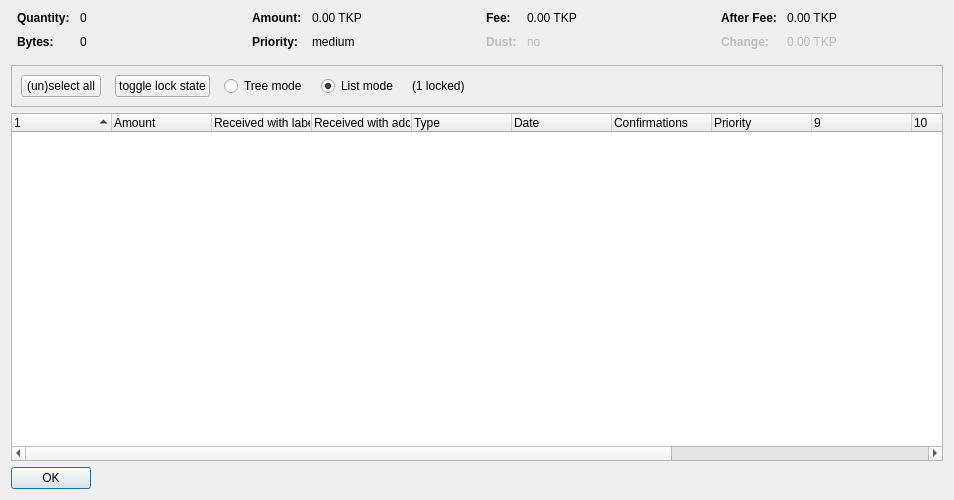
<?xml version="1.0" encoding="UTF-8"?>
<ui version="4.0">
 <class>CoinControlDialog</class>
 <widget class="QDialog" name="CoinControlDialog">
  <property name="geometry">
   <rect>
    <x>0</x>
    <y>0</y>
    <width>954</width>
    <height>500</height>
   </rect>
  </property>
  <property name="windowTitle">
   <string>Coin Selection</string>
  </property>
  <layout class="QVBoxLayout" name="verticalLayout">
   <item>
    <layout class="QHBoxLayout" name="horizontalLayoutTop" stretch="0,0,0,0">
     <property name="topMargin">
      <number>0</number>
     </property>
     <property name="bottomMargin">
      <number>10</number>
     </property>
     <item>
      <layout class="QFormLayout" name="formLayoutCoinControl1">
       <property name="horizontalSpacing">
        <number>10</number>
       </property>
       <property name="verticalSpacing">
        <number>10</number>
       </property>
       <property name="leftMargin">
        <number>6</number>
       </property>
       <property name="rightMargin">
        <number>6</number>
       </property>
       <item row="0" column="0">
        <widget class="QLabel" name="labelCoinControlQuantityText">
         <property name="font">
          <font>
           <weight>75</weight>
           <bold>true</bold>
          </font>
         </property>
         <property name="text">
          <string>Quantity:</string>
         </property>
        </widget>
       </item>
       <item row="0" column="1">
        <widget class="QLabel" name="labelCoinControlQuantity">
         <property name="cursor">
          <cursorShape>IBeamCursor</cursorShape>
         </property>
         <property name="contextMenuPolicy">
          <enum>Qt::ActionsContextMenu</enum>
         </property>
         <property name="text">
          <string notr="true">0</string>
         </property>
         <property name="textInteractionFlags">
          <set>Qt::LinksAccessibleByMouse|Qt::TextSelectableByKeyboard|Qt::TextSelectableByMouse</set>
         </property>
        </widget>
       </item>
       <item row="1" column="0">
        <widget class="QLabel" name="labelCoinControlBytesText">
         <property name="font">
          <font>
           <weight>75</weight>
           <bold>true</bold>
          </font>
         </property>
         <property name="text">
          <string>Bytes:</string>
         </property>
        </widget>
       </item>
       <item row="1" column="1">
        <widget class="QLabel" name="labelCoinControlBytes">
         <property name="cursor">
          <cursorShape>IBeamCursor</cursorShape>
         </property>
         <property name="contextMenuPolicy">
          <enum>Qt::ActionsContextMenu</enum>
         </property>
         <property name="text">
          <string notr="true">0</string>
         </property>
         <property name="textInteractionFlags">
          <set>Qt::LinksAccessibleByMouse|Qt::TextSelectableByKeyboard|Qt::TextSelectableByMouse</set>
         </property>
        </widget>
       </item>
      </layout>
     </item>
     <item>
      <layout class="QFormLayout" name="formLayoutCoinControl2">
       <property name="horizontalSpacing">
        <number>10</number>
       </property>
       <property name="verticalSpacing">
        <number>10</number>
       </property>
       <property name="leftMargin">
        <number>6</number>
       </property>
       <property name="rightMargin">
        <number>6</number>
       </property>
       <item row="0" column="0">
        <widget class="QLabel" name="labelCoinControlAmountText">
         <property name="font">
          <font>
           <weight>75</weight>
           <bold>true</bold>
          </font>
         </property>
         <property name="text">
          <string>Amount:</string>
         </property>
        </widget>
       </item>
       <item row="0" column="1">
        <widget class="QLabel" name="labelCoinControlAmount">
         <property name="cursor">
          <cursorShape>IBeamCursor</cursorShape>
         </property>
         <property name="contextMenuPolicy">
          <enum>Qt::ActionsContextMenu</enum>
         </property>
         <property name="text">
          <string notr="true">0.00 TKP</string>
         </property>
         <property name="textInteractionFlags">
          <set>Qt::LinksAccessibleByMouse|Qt::TextSelectableByKeyboard|Qt::TextSelectableByMouse</set>
         </property>
        </widget>
       </item>
       <item row="1" column="0">
        <widget class="QLabel" name="labelCoinControlPriorityText">
         <property name="font">
          <font>
           <weight>75</weight>
           <bold>true</bold>
          </font>
         </property>
         <property name="text">
          <string>Priority:</string>
         </property>
        </widget>
       </item>
       <item row="1" column="1">
        <widget class="QLabel" name="labelCoinControlPriority">
         <property name="cursor">
          <cursorShape>IBeamCursor</cursorShape>
         </property>
         <property name="contextMenuPolicy">
          <enum>Qt::ActionsContextMenu</enum>
         </property>
         <property name="text">
          <string>medium</string>
         </property>
         <property name="textInteractionFlags">
          <set>Qt::LinksAccessibleByMouse|Qt::TextSelectableByKeyboard|Qt::TextSelectableByMouse</set>
         </property>
        </widget>
       </item>
      </layout>
     </item>
     <item>
      <layout class="QFormLayout" name="formLayoutCoinControl3">
       <property name="horizontalSpacing">
        <number>10</number>
       </property>
       <property name="verticalSpacing">
        <number>10</number>
       </property>
       <property name="leftMargin">
        <number>6</number>
       </property>
       <property name="rightMargin">
        <number>6</number>
       </property>
       <item row="0" column="0">
        <widget class="QLabel" name="labelCoinControlFeeText">
         <property name="font">
          <font>
           <weight>75</weight>
           <bold>true</bold>
          </font>
         </property>
         <property name="text">
          <string>Fee:</string>
         </property>
        </widget>
       </item>
       <item row="0" column="1">
        <widget class="QLabel" name="labelCoinControlFee">
         <property name="cursor">
          <cursorShape>IBeamCursor</cursorShape>
         </property>
         <property name="contextMenuPolicy">
          <enum>Qt::ActionsContextMenu</enum>
         </property>
         <property name="text">
          <string notr="true">0.00 TKP</string>
         </property>
         <property name="textInteractionFlags">
          <set>Qt::LinksAccessibleByMouse|Qt::TextSelectableByKeyboard|Qt::TextSelectableByMouse</set>
         </property>
        </widget>
       </item>
       <item row="1" column="0">
        <widget class="QLabel" name="labelCoinControlLowOutputText">
         <property name="enabled">
          <bool>false</bool>
         </property>
         <property name="font">
          <font>
           <weight>75</weight>
           <bold>true</bold>
          </font>
         </property>
         <property name="text">
          <string>Dust:</string>
         </property>
        </widget>
       </item>
       <item row="1" column="1">
        <widget class="QLabel" name="labelCoinControlLowOutput">
         <property name="enabled">
          <bool>false</bool>
         </property>
         <property name="cursor">
          <cursorShape>IBeamCursor</cursorShape>
         </property>
         <property name="contextMenuPolicy">
          <enum>Qt::ActionsContextMenu</enum>
         </property>
         <property name="text">
          <string>no</string>
         </property>
         <property name="textInteractionFlags">
          <set>Qt::LinksAccessibleByMouse|Qt::TextSelectableByKeyboard|Qt::TextSelectableByMouse</set>
         </property>
        </widget>
       </item>
      </layout>
     </item>
     <item>
      <layout class="QFormLayout" name="formLayoutCoinControl4">
       <property name="horizontalSpacing">
        <number>10</number>
       </property>
       <property name="verticalSpacing">
        <number>10</number>
       </property>
       <property name="leftMargin">
        <number>6</number>
       </property>
       <property name="rightMargin">
        <number>6</number>
       </property>
       <item row="0" column="0">
        <widget class="QLabel" name="labelCoinControlAfterFeeText">
         <property name="font">
          <font>
           <weight>75</weight>
           <bold>true</bold>
          </font>
         </property>
         <property name="text">
          <string>After Fee:</string>
         </property>
        </widget>
       </item>
       <item row="0" column="1">
        <widget class="QLabel" name="labelCoinControlAfterFee">
         <property name="cursor">
          <cursorShape>IBeamCursor</cursorShape>
         </property>
         <property name="contextMenuPolicy">
          <enum>Qt::ActionsContextMenu</enum>
         </property>
         <property name="text">
          <string notr="true">0.00 TKP</string>
         </property>
         <property name="textInteractionFlags">
          <set>Qt::LinksAccessibleByMouse|Qt::TextSelectableByKeyboard|Qt::TextSelectableByMouse</set>
         </property>
        </widget>
       </item>
       <item row="1" column="0">
        <widget class="QLabel" name="labelCoinControlChangeText">
         <property name="enabled">
          <bool>false</bool>
         </property>
         <property name="font">
          <font>
           <weight>75</weight>
           <bold>true</bold>
          </font>
         </property>
         <property name="text">
          <string>Change:</string>
         </property>
        </widget>
       </item>
       <item row="1" column="1">
        <widget class="QLabel" name="labelCoinControlChange">
         <property name="enabled">
          <bool>false</bool>
         </property>
         <property name="cursor">
          <cursorShape>IBeamCursor</cursorShape>
         </property>
         <property name="contextMenuPolicy">
          <enum>Qt::ActionsContextMenu</enum>
         </property>
         <property name="text">
          <string notr="true">0.00 TKP</string>
         </property>
         <property name="textInteractionFlags">
          <set>Qt::LinksAccessibleByMouse|Qt::TextSelectableByKeyboard|Qt::TextSelectableByMouse</set>
         </property>
        </widget>
       </item>
      </layout>
     </item>
    </layout>
   </item>
   <item>
    <widget class="QFrame" name="frame">
     <property name="minimumSize">
      <size>
       <width>0</width>
       <height>40</height>
      </size>
     </property>
     <property name="frameShape">
      <enum>QFrame::StyledPanel</enum>
     </property>
     <property name="frameShadow">
      <enum>QFrame::Sunken</enum>
     </property>
     <layout class="QHBoxLayout" name="horizontalLayout">
      <item>
       <layout class="QHBoxLayout" name="horizontalLayoutPanel" stretch="0,0,0,0,0,0">
        <property name="spacing">
         <number>14</number>
        </property>
        <item>
         <widget class="QPushButton" name="pushButtonSelectAll">
          <property name="sizePolicy">
           <sizepolicy hsizetype="Maximum" vsizetype="Fixed">
            <horstretch>0</horstretch>
            <verstretch>0</verstretch>
           </sizepolicy>
          </property>
          <property name="text">
           <string>(un)select all</string>
          </property>
          <property name="autoDefault">
           <bool>false</bool>
          </property>
         </widget>
        </item>
        <item>
         <widget class="QPushButton" name="pushButtonToggleLock">
          <property name="sizePolicy">
           <sizepolicy hsizetype="Maximum" vsizetype="Fixed">
            <horstretch>0</horstretch>
            <verstretch>0</verstretch>
           </sizepolicy>
          </property>
          <property name="text">
           <string>toggle lock state</string>
          </property>
          <property name="autoDefault">
           <bool>false</bool>
          </property>
         </widget>
        </item>
        <item>
         <widget class="QRadioButton" name="radioTreeMode">
          <property name="sizePolicy">
           <sizepolicy hsizetype="Maximum" vsizetype="Fixed">
            <horstretch>0</horstretch>
            <verstretch>0</verstretch>
           </sizepolicy>
          </property>
          <property name="text">
           <string>Tree mode</string>
          </property>
         </widget>
        </item>
        <item>
         <widget class="QRadioButton" name="radioListMode">
          <property name="sizePolicy">
           <sizepolicy hsizetype="Maximum" vsizetype="Fixed">
            <horstretch>0</horstretch>
            <verstretch>0</verstretch>
           </sizepolicy>
          </property>
          <property name="text">
           <string>List mode</string>
          </property>
          <property name="checked">
           <bool>true</bool>
          </property>
         </widget>
        </item>
        <item>
         <widget class="QLabel" name="labelLocked">
          <property name="text">
           <string>(1 locked)</string>
          </property>
         </widget>
        </item>
        <item>
         <spacer name="horizontalSpacer">
          <property name="orientation">
           <enum>Qt::Horizontal</enum>
          </property>
          <property name="sizeHint" stdset="0">
           <size>
            <width>40</width>
            <height>20</height>
           </size>
          </property>
         </spacer>
        </item>
       </layout>
      </item>
     </layout>
    </widget>
   </item>
   <item>
    <widget class="CoinControlTreeWidget" name="treeWidget">
     <property name="contextMenuPolicy">
      <enum>Qt::CustomContextMenu</enum>
     </property>
     <property name="sortingEnabled">
      <bool>false</bool>
     </property>
     <property name="columnCount">
      <number>13</number>
     </property>
     <attribute name="headerShowSortIndicator" stdset="0">
      <bool>true</bool>
     </attribute>
     <attribute name="headerStretchLastSection">
      <bool>false</bool>
     </attribute>
     <column>
      <property name="text">
       <string/>
      </property>
     </column>
     <column>
      <property name="text">
       <string>Amount</string>
      </property>
     </column>
     <column>
      <property name="text">
       <string>Received with label</string>
      </property>
     </column>
     <column>
      <property name="text">
       <string>Received with address</string>
      </property>
     </column>
     <column>
      <property name="text">
	<string>Type</string>
      </property>
     </column>
     <column>
      <property name="text">	 
       <string>Date</string>
      </property>
     </column>
     <column>
      <property name="text">
       <string>Confirmations</string>
      </property>
      <property name="toolTip">
       <string>Confirmed</string>
      </property>
     </column>
     <column>
      <property name="text">
       <string>Priority</string>
      </property>
     </column>
     <column>
      <property name="text">
       <string/>
      </property>
     </column>
     <column>
      <property name="text">
       <string/>
      </property>
     </column>
     <column>
      <property name="text">
       <string/>
      </property>
     </column>
     <column>
      <property name="text">
       <string/>
      </property>
     </column>
     <column>
      <property name="text">
       <string/>
      </property>
     </column>
    </widget>
   </item>
   <item>
    <widget class="QDialogButtonBox" name="buttonBox">
     <property name="sizePolicy">
      <sizepolicy hsizetype="Maximum" vsizetype="Fixed">
       <horstretch>0</horstretch>
       <verstretch>0</verstretch>
      </sizepolicy>
     </property>
     <property name="orientation">
      <enum>Qt::Horizontal</enum>
     </property>
     <property name="standardButtons">
      <set>QDialogButtonBox::Ok</set>
     </property>
    </widget>
   </item>
  </layout>
 </widget>
 <customwidgets>
  <customwidget>
   <class>CoinControlTreeWidget</class>
   <extends>QTreeWidget</extends>
   <header>coincontroltreewidget.h</header>
  </customwidget>
 </customwidgets>
 <resources/>
 <connections/>
</ui>
